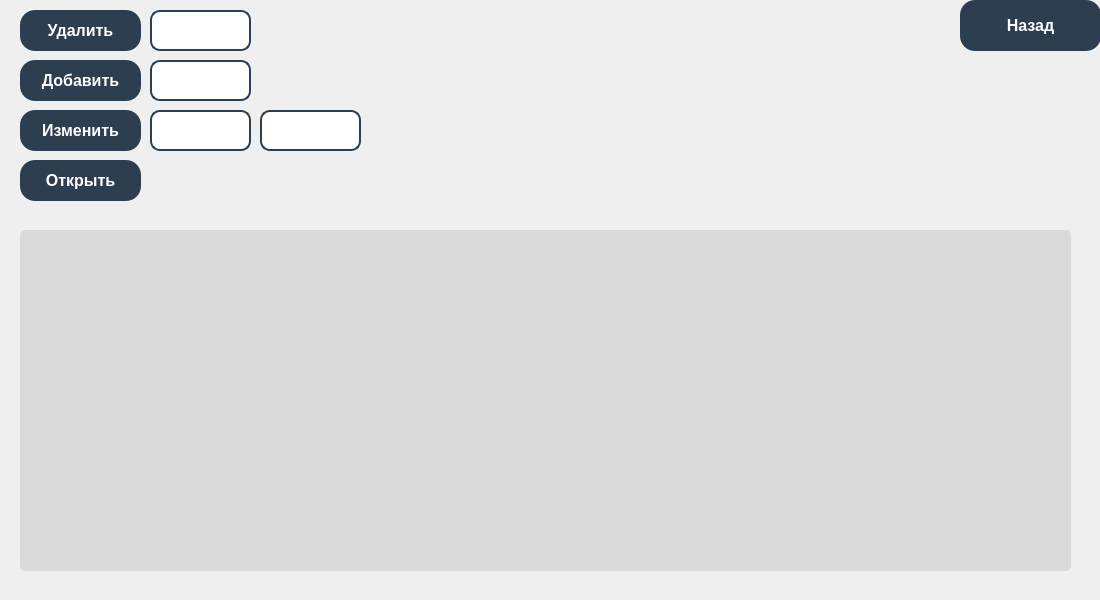
<?xml version="1.0" encoding="UTF-8"?>
<ui version="4.0">
 <class>MainWindow</class>
 <widget class="QMainWindow" name="MainWindow">
  <property name="geometry">
   <rect>
    <x>0</x>
    <y>0</y>
    <width>1100</width>
    <height>600</height>
   </rect>
  </property>
  <property name="minimumSize">
   <size>
    <width>1100</width>
    <height>600</height>
   </size>
  </property>
  <property name="maximumSize">
   <size>
    <width>1100</width>
    <height>600</height>
   </size>
  </property>
  <property name="sizeIncrement">
   <size>
    <width>1100</width>
    <height>600</height>
   </size>
  </property>
  <property name="baseSize">
   <size>
    <width>1100</width>
    <height>600</height>
   </size>
  </property>
  <property name="windowTitle">
   <string>drivers</string>
  </property>
  <property name="styleSheet">
   <string notr="true">/* Стили для фона */
QFrame#backgroundFrame {
    background-color: #f1f1f1;
}
font-family: &quot;Roboto&quot;, Arial, sans-serif;</string>
  </property>
  <widget class="QWidget" name="centralwidget">
   <widget class="QTableWidget" name="tableWidget">
    <property name="geometry">
     <rect>
      <x>20</x>
      <y>230</y>
      <width>1051</width>
      <height>341</height>
     </rect>
    </property>
    <property name="styleSheet">
     <string notr="true">background-color: rgb(218, 218, 218);
border-radius: 5px;</string>
    </property>
    <property name="dragEnabled">
     <bool>true</bool>
    </property>
   </widget>
   <widget class="QPushButton" name="Dell">
    <property name="geometry">
     <rect>
      <x>20</x>
      <y>10</y>
      <width>121</width>
      <height>41</height>
     </rect>
    </property>
    <property name="styleSheet">
     <string notr="true">/* Стили для обычной кнопки */
QPushButton {
    border: none;
    border-radius: 15px;
    padding: 10px 20px;
    font-size: 16px;
    font-weight: bold;
    color: white;
    background-color: #2c3e50;
}

/* Стили для кнопки при наведении */
QPushButton:hover {
    background-color: #34495e;
}

/* Стили для кнопки при нажатии */
QPushButton:pressed {
    background-color: #1f2b36;
}
</string>
    </property>
    <property name="text">
     <string>Удалить</string>
    </property>
   </widget>
   <widget class="QPushButton" name="Add">
    <property name="geometry">
     <rect>
      <x>20</x>
      <y>60</y>
      <width>121</width>
      <height>41</height>
     </rect>
    </property>
    <property name="styleSheet">
     <string notr="true">/* Стили для обычной кнопки */
QPushButton {
    border: none;
    border-radius: 15px;
    padding: 10px 20px;
    font-size: 16px;
    font-weight: bold;
    color: white;
    background-color: #2c3e50;
}

/* Стили для кнопки при наведении */
QPushButton:hover {
    background-color: #34495e;
}

/* Стили для кнопки при нажатии */
QPushButton:pressed {
    background-color: #1f2b36;
}
</string>
    </property>
    <property name="text">
     <string>Добавить</string>
    </property>
   </widget>
   <widget class="QPushButton" name="Change">
    <property name="geometry">
     <rect>
      <x>20</x>
      <y>110</y>
      <width>121</width>
      <height>41</height>
     </rect>
    </property>
    <property name="styleSheet">
     <string notr="true">/* Стили для обычной кнопки */
QPushButton {
    border: none;
    border-radius: 15px;
    padding: 10px 20px;
    font-size: 16px;
    font-weight: bold;
    color: white;
    background-color: #2c3e50;
}

/* Стили для кнопки при наведении */
QPushButton:hover {
    background-color: #34495e;
}

/* Стили для кнопки при нажатии */
QPushButton:pressed {
    background-color: #1f2b36;
}
</string>
    </property>
    <property name="text">
     <string>Изменить</string>
    </property>
   </widget>
   <widget class="QPushButton" name="Open">
    <property name="geometry">
     <rect>
      <x>20</x>
      <y>160</y>
      <width>121</width>
      <height>41</height>
     </rect>
    </property>
    <property name="styleSheet">
     <string notr="true">/* Стили для обычной кнопки */
QPushButton {
    border: none;
    border-radius: 15px;
    padding: 10px 20px;
    font-size: 16px;
    font-weight: bold;
    color: white;
    background-color: #2c3e50;
}

/* Стили для кнопки при наведении */
QPushButton:hover {
    background-color: #34495e;
}

/* Стили для кнопки при нажатии */
QPushButton:pressed {
    background-color: #1f2b36;
}
</string>
    </property>
    <property name="text">
     <string>Открыть</string>
    </property>
   </widget>
   <widget class="QPushButton" name="Back">
    <property name="geometry">
     <rect>
      <x>960</x>
      <y>0</y>
      <width>141</width>
      <height>51</height>
     </rect>
    </property>
    <property name="styleSheet">
     <string notr="true">/* Стили для обычной кнопки */
QPushButton {
    border: none;
    border-radius: 15px;
    padding: 10px 20px;
    font-size: 16px;
    font-weight: bold;
    color: white;
    background-color: #2c3e50;
}

/* Стили для кнопки при наведении */
QPushButton:hover {
    background-color: #34495e;
}

/* Стили для кнопки при нажатии */
QPushButton:pressed {
    background-color: #1f2b36;
}
</string>
    </property>
    <property name="text">
     <string>Назад</string>
    </property>
   </widget>
   <widget class="QLineEdit" name="DellLine">
    <property name="geometry">
     <rect>
      <x>150</x>
      <y>10</y>
      <width>101</width>
      <height>41</height>
     </rect>
    </property>
    <property name="styleSheet">
     <string notr="true">/* Стили для поля ввода */
QLineEdit {
    border: 2px solid #2c3e50;
    border-radius: 10px;
    padding: 8px;
    font-size: 13px;
    color: #2c3e50;
}

/* Стили для поля ввода при получении фокуса */
QLineEdit:focus {
    border-color: #34495e;
}
</string>
    </property>
    <property name="text">
     <string/>
    </property>
   </widget>
   <widget class="QLineEdit" name="AddLine">
    <property name="geometry">
     <rect>
      <x>150</x>
      <y>60</y>
      <width>101</width>
      <height>41</height>
     </rect>
    </property>
    <property name="styleSheet">
     <string notr="true">/* Стили для поля ввода */
QLineEdit {
    border: 2px solid #2c3e50;
    border-radius: 10px;
    padding: 8px;
    font-size: 13px;
    color: #2c3e50;
}

/* Стили для поля ввода при получении фокуса */
QLineEdit:focus {
    border-color: #34495e;
}
</string>
    </property>
   </widget>
   <widget class="QLineEdit" name="ChangeLine_1">
    <property name="geometry">
     <rect>
      <x>260</x>
      <y>110</y>
      <width>101</width>
      <height>41</height>
     </rect>
    </property>
    <property name="styleSheet">
     <string notr="true">/* Стили для поля ввода */
QLineEdit {
    border: 2px solid #2c3e50;
    border-radius: 10px;
    padding: 8px;
    font-size: 13px;
    color: #2c3e50;
}

/* Стили для поля ввода при получении фокуса */
QLineEdit:focus {
    border-color: #34495e;
}
</string>
    </property>
   </widget>
   <widget class="QLineEdit" name="ChangeLine">
    <property name="geometry">
     <rect>
      <x>150</x>
      <y>110</y>
      <width>101</width>
      <height>41</height>
     </rect>
    </property>
    <property name="styleSheet">
     <string notr="true">/* Стили для поля ввода */
QLineEdit {
    border: 2px solid #2c3e50;
    border-radius: 10px;
    padding: 8px;
    font-size: 13px;
    color: #2c3e50;
}

/* Стили для поля ввода при получении фокуса */
QLineEdit:focus {
    border-color: #34495e;
}
</string>
    </property>
   </widget>
  </widget>
 </widget>
 <resources/>
 <connections/>
</ui>
